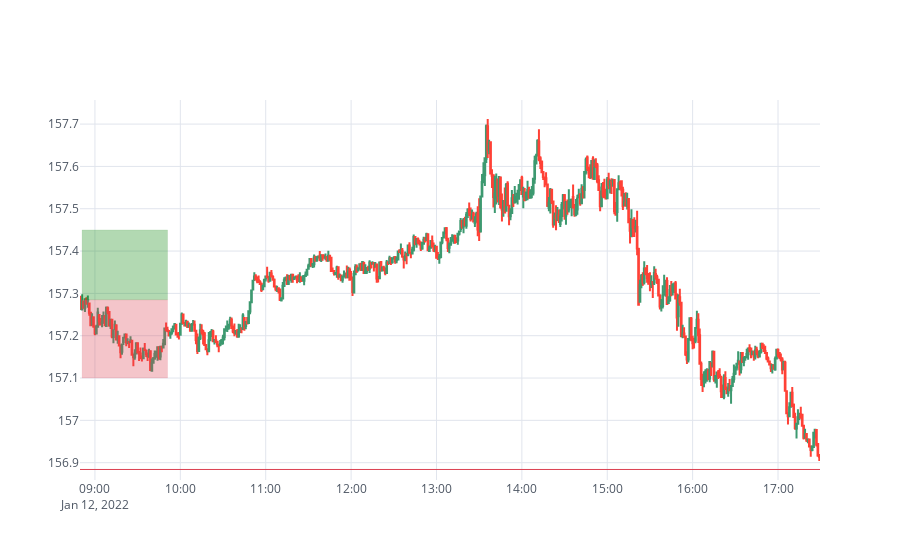

Source (notebook cell):
### Code cell
i = 400
display(_determine_position_result(data[i], partials=[1], ignore=[]))
display(find_best_sl(data[i]))
plot_pos(data[i], hline=cf.tools.get_shape(kind='line', yref='close', y=find_best_sl(data[i])))

### Figure 1 — Plotly figure (JSON) as saved in the notebook; plotly's stock layout.template omitted (floating-point values rounded to 4 significant figures; data arrays with more than 128 entries replaced by an {"elided": "..."} marker saying what was removed)
{"data": [{"type": "candlestick", "open": {"elided": "520 float values"}, "high": {"elided": "520 float values"}, "low": {"elided": "520 float values"}, "close": {"elided": "520 float values"}, "x": {"elided": "520 str values"}, "increasing": {"line": {}}, "decreasing": {"line": {}}, "showlegend": false, "yaxis": "y2"}], "layout": {"legend": {"bgcolor": "#FFFFFF", "font": {"color": "#4D5663"}}, "paper_bgcolor": "#FFFFFF", "plot_bgcolor": "#FFFFFF", "yaxis": {"tickfont": {"color": "#4D5663"}, "gridcolor": "#E1E5ED", "zerolinecolor": "#E1E5ED", "showgrid": true, "title": {"text": "", "font": {"color": "#4D5663"}}, "showticklabels": false}, "xaxis": {"tickfont": {"color": "#4D5663"}, "gridcolor": "#E1E5ED", "zerolinecolor": "#E1E5ED", "showgrid": true, "title": {"text": "", "font": {"color": "#4D5663"}}, "rangeslider": {"visible": false, "yaxis2": {}}, "type": "date", "range": ["2022-01-12 08:49:30", "2022-01-12 17:29:30"], "autorange": true}, "yaxis2": {"tickfont": {"color": "#4D5663"}, "gridcolor": "#E1E5ED", "zerolinecolor": "#E1E5ED", "showgrid": true, "title": {"text": "", "font": {"color": "#4D5663"}}, "range": [156.9, 157.8], "autorange": true}, "shapes": [{"x0": "2022-01-12T08:51:00+00:00", "y0": 157.1, "x1": "2022-01-12T09:51:00+00:00", "y1": 157.3, "line": {"color": "#db4052", "width": 0.1, "dash": "solid"}, "xref": "x", "type": "rect", "fillcolor": "rgba(219, 64, 82, 0.3)"}, {"x0": "2022-01-12T08:51:00+00:00", "y0": 157.4, "x1": "2022-01-12T09:51:00+00:00", "y1": 157.3, "line": {"color": "#008000", "width": 0.1, "dash": "solid"}, "xref": "x", "type": "rect", "fillcolor": "rgba(0, 128, 0, 0.3)"}, {"x0": 0, "y0": 156.9, "x1": 1, "y1": 156.9, "line": {"color": "#db4052", "width": 1, "dash": "solid"}, "xref": "paper", "type": "line"}], "title": {"font": {"color": "#4D5663"}}, "autosize": true}}
